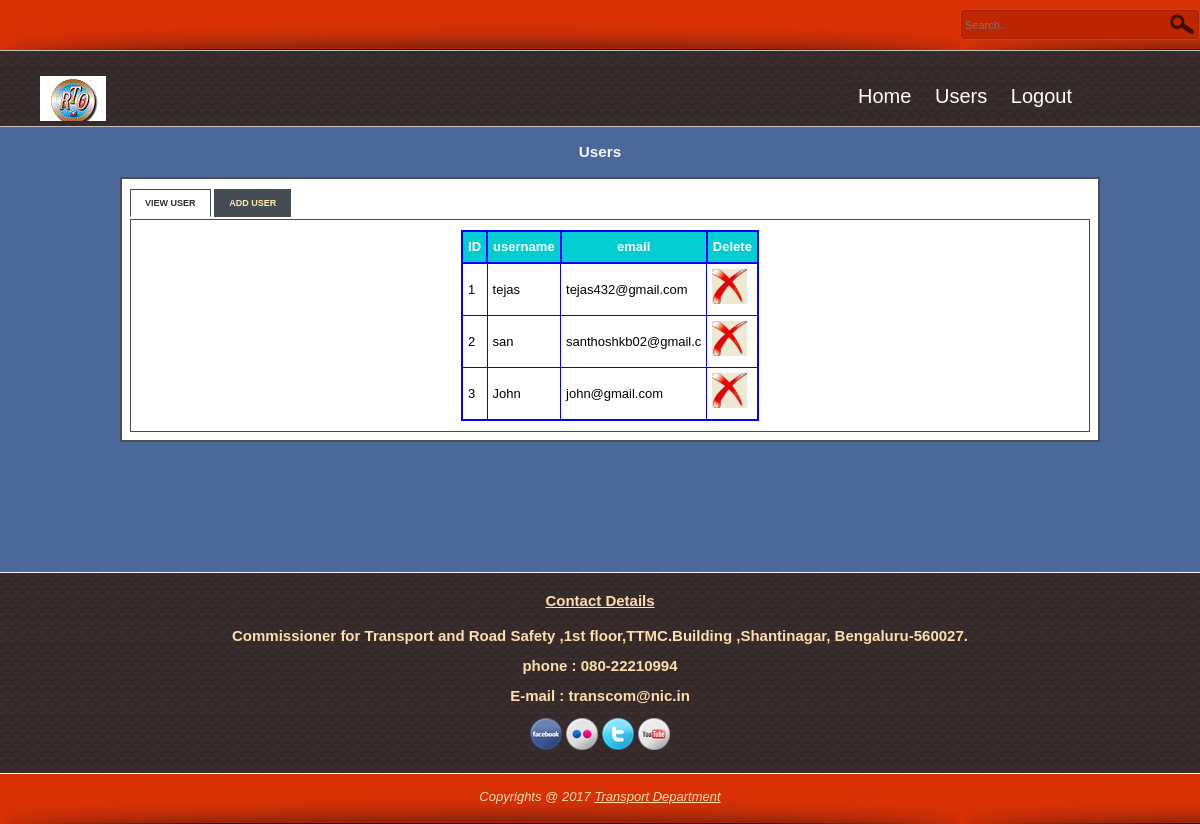
/users.php (signed in), run on the app's committed database.
### tables this page shows
CREATE TABLE IF NOT EXISTS `register` (
  `id` int(11) NOT NULL,
  `username` varchar(20) NOT NULL,
  `email` varchar(20) NOT NULL,
  `password` varchar(20) NOT NULL
);

### users.php (the view, shortened to what this page needs)
<!DOCTYPE html>
<html>
<head>
<link href="css/style.css"  type="text/css" rel="stylesheet"/>
</head>
<body>
<div id="header">
	<div id="search">
		<form action="https://www.google.co.in" method="get">
              <input type="text" name="search" placeholder="Search.." title="Keyword" class="txt_field" />
              <input type="submit" name="Search" value=" " title="Search" class="sub_btn" />
        </form>
	</div>
</div>
<div id="titlebar">
	<div id="site_title"><a href="#" title="RTO"></a>
	</div>
	<div id="container">
		<nav>
			<ul>
				<li><a href="a_index.php" >Home</a></li>
				<li><a href="users.php" title="Contact">Users</a>
				</li>
				<li><a href="logout.php" title="Logout">Logout</a></li>
			</ul>
		</nav>
    </div>
</div>
<div id="main">
<h3 align="center">Users</h3>
 <div class="tabbed_area">
        <ul class="tabs">
            <li><a href="javascript:tabSwitch('tab_1', 'content_1');" id="tab_1" class="active">View User</a></li>
            <li><a href="javascript:tabSwitch('tab_2', 'content_2');" id="tab_2">Add User</a></li>
        </ul>
        <div id="content_1" class="content">
		<?php  echo $message;
       $result = mysql_query("SELECT * FROM register")or die(mysql_error());
        echo "<table border='1' cellpadding='5'align='center'>";
        echo "<tr> <th>ID</th><th>username </th><th>email </th><th>Delete</th></tr>";
        while($row = mysql_fetch_array( $result )) {
                echo "<tr>";
                echo '<td>' . $row['id'] . '</td>';
                echo '<td>' . $row['username'] . '</td>';
				echo '<td>' . $row['email'] . '</td>';
				?>
				<td><a href="delete_user.php?id=<?php echo $row['id']?>"><img src="images/delete-icon.jpg" width="35" height="35" border="0" /></a></td>
				<?php
		 }
        echo "</table>";
?>
        </div>
</div>
</div>
<div id="social_button" align="center">
        	<h4><u>Contact Details</u></h4>
            <b><p>Commissioner for Transport and Road Safety ,1st floor,TTMC.Building ,Shantinagar, Bengaluru-560027. </p><p> phone : 080-22210994</p> <p>E-mail : transcom@nic.in</p></b>
                <a href="https://www.facebook.com/Transport-Department-293677424355837/?skip_nax_wizard=true"><img alt="Facebook" src="images/facebook-32x32.png" title="Facebook" /></a>
                <a href="http://www.flickr.com"><img alt="Flickr" src="images/flickr-32x32.png" title="Flickr" /></a>
                <a href="https://twitter.com/TransportDepart"><img alt="Twitter" src="images/twitter-32x32.png" title="Twitter" /></a>
                <a href="http://www.youtube.com/TransportDepart"><img alt="Youtube" src="images/youtube-32x32.png" title="Youtube" /></a>
</div>
<div id="bar_wrapper">
	<div id="bar">Copyrights @ 2017 <a href="http://transport.karnataka.gov.in/">Transport Department</a>
    </div>
</div>
</body>
</html>

### css/style.css (style rules this page uses)
body { margin: 0; padding: 0px; width: 100%; height:100%; font-family: Tahoma, Geneva, sans-serif; font-size: 13px; background: url(../images/bg.jpg); }
#header { height: 50px; width: 100%; background: url(../images/bg_header.png); }
#search { float: right; margin-top: 9px }
#search form { margin: 0; padding: 0; height: 31px; width: 240px; background: url(../images/searchbar.png) no-repeat; }
#search .txt_field { float: left; display: block; height: 31px; width: 200px; font-size: 11px; padding: 0 5px; font-variant: normal; border: none; background: none; }
#search .sub_btn { float: right; display: block; height: 31px; width: 30px; cursor: pointer; border: none; background: none; }
#titlebar { border-top: 1px solid #C0C0C0; margin: 0; padding: 25px 10px ; width: 98.5%; height: 25px; background: url(../images/bar.png); }
#site_title { float: left; }
#site_title a { margin: 0 30px; display: block; width: 275px; height: 45px; text-indent: -10000px; background: url(../images/logo.gif) no-repeat top left ; }
#container { float: right; display: block; margin:0 110px; }
nav { background: url(../images/bar.png); }
nav ul { padding: 0; margin:0; list-style: none; position: relative; }
nav ul li { display: inline-block; background: url(../images/bar.png); }
nav a { display:block; padding:0 10px; color: #fff; font-size: 20px; line-height:40px; text-decoration: none; }
#main { border-top: 1px solid #C0C0C0; height:auto; width: 100%; color: #F8F8FF; font-family: Tahoma, Geneva, sans-serif; line-height: 20px; }
.tabbed_area { margin-left:120px; width:80%; border: 2px solid #494e52; background-color: #fff; padding: 8px; margin-bottom:30px; }
ul.tabs { margin: 0px; padding: 0px; margin-top: 5px; margin-bottom: 6px; }
ul.tabs li { list-style: none; display: inline; }
ul.tabs li a { background-color: #464c54; color: #ffebb5; padding: 8px 14px 8px 14px; text-decoration: none; font-size: 9px; font-family: Verdana, Arial, Helvetica, sans-serif; font-weight: bold; text-transform: uppercase; border: 1px solid #464c54; }
ul.tabs li a.active { background-color: #ffffff; color: #282e32; border: 1px solid #464c54; border-bottom: 1px solid #ffffff; }
.content { color:black; padding: 10px; border: 1px solid #464c54; }
#social_button { margin-top:100px; height:200px; border-top: 1px solid #F8F8FF; background: url(../images/bar.png); font-size: 15px; color: #FFDEAD; font-family: Tahoma, Geneva, sans-serif; line-height: 15px; }
#bar_wrapper { height:50px; width: 100%; border-top: 1px solid #F8F8FF; background: url(../images/bg_header.png); }
#bar { width: 98%; margin: 0 auto; padding: 15px 10px; color: #FFDEAD; text-align: center; font-style: italic; }
#bar a { color: #FFDEAD; }
table { border-collapse:collapse; }
table,th { border: 2px solid blue; }
th { background-color: #00CED1; color:white; }

### data on the page
register: id "1", username "tejas", email "tejas432@gmail.com"
register: id "2", username "san", email "santhoshkb02@gmail.c"
register: id "3", username "John", email "john@gmail.com"
